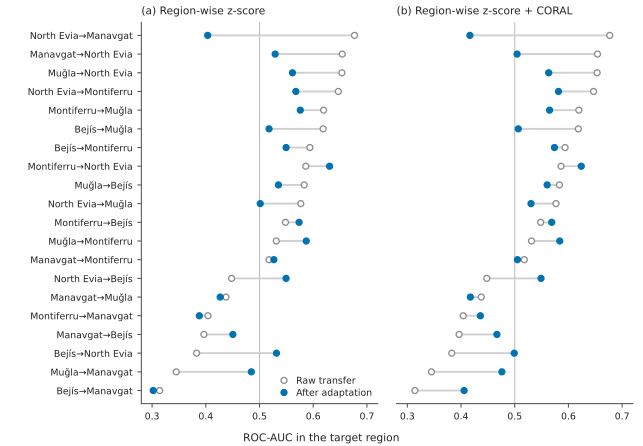

Generate this figure with Python:
#!/usr/bin/env python3
"""Figure 5 - label-free adaptation moves transfer toward chance (2026-10-23 redraw).

IJWF copy (2026-11-11) of paper/figures/fig5_adaptation.py, which is left as it is. The data and the
asserts are those of the shared script and of the shared _conservation_common.py and are read from
the shared paths. Changed for the publisher's figure guide: 8 pt and 7 pt text and 0.8 pt axis lines
(_style_ijwf.py), and sentence case in the two legend entries.
Writes fig5_adaptation.pdf, .svg, _preview.png and fig5_provenance.json next to this file.

All 20 ordered directions, sorted by raw transfer ROC-AUC. In each panel a row joins the raw
value (open grey circle) to the adapted value (filled blue dot): (a) region-wise z-score,
(b) CORAL after region-wise z-score. Neither method uses target labels.

The earlier version showed the 12 directions of the pipeline's gap decomposition with an
arrow to the better of the two methods, a choice that uses target labels, plus CORAL crosses
and within-region ticks; it is in the git history before 2026-10-23. The decomposition and its
asserts stay in _conservation_common.py and Section S4.2.

Data: paper/figures/data/fig_data_corrected.json. Asserts: all 60 values against Table S8
(via _conservation_common.py); the means, ranges and counts printed in 04 Section 3.5 and in
the caption.
"""
import json
import statistics
import sys
from pathlib import Path

import matplotlib
matplotlib.use("Agg")
import matplotlib.pyplot as plt

sys.dont_write_bytecode = True                    # nothing is written into paper/figures, not even bytecode
HERE = Path(__file__).resolve().parent            # paper/submissions/ijwf/figures: every output goes here
SHARED = HERE.parents[2] / "figures"              # paper/figures: read only
sys.path[:0] = [str(HERE), str(SHARED)]
from _layout_check import check as layout_check, assert_inside   # noqa: E402
from _conservation_common import DATA, B9, LABEL                 # noqa: E402  (its HERE is paper/figures)
import _style_ijwf as S                                          # noqa: E402

NAME = {**LABEL, "evia_2021_extended": "North Evia"}


def dirlabel(d):
    s, t = d.split("_to_")
    return f"{NAME[s]}→{NAME[t]}"

T = DATA["fig5"]
assert len(T) == 20
for _d, _row in T.items():                      # every plotted value as printed in Table S8
    for _k in ("raw", "zscore", "coral"):
        assert f"{_row[_k]:.3f}" == B9[_d][_k], (_d, _k)

MEAN = {k: statistics.mean(r[k] for r in T.values()) for k in ("raw", "zscore", "coral")}
CLOSER = {k: sum(abs(r[k] - 0.5) < abs(r["raw"] - 0.5) for r in T.values()) for k in ("zscore", "coral")}
# 04 Section 3.5: CORAL moved 16 of 20 closer to chance and the mean fell from 0.527 to 0.517;
# the caption adds the z-score count and mean
assert (f"{MEAN['raw']:.3f}", f"{MEAN['coral']:.3f}", f"{MEAN['zscore']:.3f}") == ("0.527", "0.517", "0.510"), MEAN
assert CLOSER == {"zscore": 13, "coral": 16}, CLOSER
RANGE = {k: (min(r[k] for r in T.values()), max(r[k] for r in T.values())) for k in ("zscore", "coral")}
assert tuple(f"{v:.3f}" for v in RANGE["zscore"]) == ("0.302", "0.630")
assert tuple(f"{v:.3f}" for v in RANGE["coral"]) == ("0.406", "0.624")

S.apply()
fig, axes = plt.subplots(1, 2, figsize=(S.WIDTH_MM * S.MM, 118 * S.MM), sharey=True)
order = sorted(T, key=lambda d: T[d]["raw"])
data_artists = []
for ax, (key, title) in zip(axes, (("zscore", "(a) Region-wise z-score"), ("coral", "(b) Region-wise z-score + CORAL"))):
    S.chance(ax)
    for y, d in enumerate(order):
        raw, ad = T[d]["raw"], T[d][key]
        seg, = ax.plot([raw, ad], [y, y], color="#CFCFCF", lw=1.4, solid_capstyle="butt", zorder=1)
        r, = ax.plot(raw, y, marker="o", ms=4.5, mfc="white", mec=S.GREY, mew=1.0, lw=0, zorder=2)
        a, = ax.plot(ad, y, marker="o", ms=4.5, color=S.BLUE, lw=0, zorder=3)
        data_artists += [(r, f"raw:{d}"), (a, f"{key}:{d}")]
    ax.set_title(title)
    ax.set_xlim(0.28, 0.72)
    ax.set_xticks([0.3, 0.4, 0.5, 0.6, 0.7])
    assert_inside(ax, f"Fig. 5 {key}", xs=[T[d][k] for d in order for k in ("raw", key)])
axes[0].set_yticks(range(len(order)), [dirlabel(d) for d in order])
axes[0].set_ylim(-0.7, len(order) - 0.3)
axes[1].tick_params(axis="y", left=False)
axes[1].spines["left"].set_visible(False)

handles = [plt.Line2D([], [], marker="o", ms=4.5, mfc="white", mec=S.GREY, mew=1.0, lw=0),
           plt.Line2D([], [], marker="o", ms=4.5, color=S.BLUE, lw=0)]
axes[0].legend(handles, ["Raw transfer", "After adaptation"], loc="lower right",
               handletextpad=0.3, labelspacing=0.3, borderaxespad=0.2)
fig.supxlabel("ROC-AUC in the target region", fontsize=S.FS_BODY, y=0.005)
fig.subplots_adjust(left=0.22, right=0.985, top=0.95, bottom=0.095, wspace=0.08)

problems = layout_check(fig, "Fig. 5 - adaptation", min_gap_pt=2.0, min_font_pt=S.FS_SMALL,
                        data_artists=data_artists)
sizes = S.font_sizes(fig)
S.save(fig, HERE, "fig5_adaptation")

(HERE / "fig5_provenance.json").write_text(json.dumps({
    "figure": "Fig. 5 - label-free adaptation moves transfer toward chance, IJWF package",
    "script": "paper/submissions/ijwf/figures/fig5_adaptation.py",
    "source": "copy of paper/figures/fig5_adaptation.py with the same data and asserts",
    "ijwf_changes": "8 pt and 7 pt text, 0.8 pt axis lines; sentence case: Raw transfer, After adaptation",
    "data": {"path": "paper/figures/data/fig_data_corrected.json",
             "sha256": __import__("hashlib").sha256(
                 (SHARED / "data" / "fig_data_corrected.json").read_bytes()).hexdigest(),
             "note": "step10_metrics.json of all 10 pairs, corrected-label overlay; sha256 inside"},
    "asserts": "all 60 plotted values equal Table S8 at 3 dp; means raw 0.527, z-score 0.510, "
               "CORAL 0.517; 13 (z-score) and 16 (CORAL) of 20 directions closer to chance; ranges "
               "0.302-0.630 and 0.406-0.624; the decomposition asserts in _conservation_common.py",
    "design": "2026-10-23 redraw: 20 directions, raw (open grey) to adapted (filled blue), one panel per "
              "method; no target-label choice of method",
    "canvas_mm": [S.WIDTH_MM, 118],
    "font_pt": {"body": S.FS_BODY, "minimum": S.FS_SMALL, "used": sizes},
    "layout_check": f"paper/figures/_layout_check.py; {len(problems)} problems at build time",
    "environment": f"matplotlib {matplotlib.__version__}",
}, indent=1, ensure_ascii=False), encoding="utf-8")
print(f"fig5 written; closer to chance {CLOSER}; means { {k: round(v, 3) for k, v in MEAN.items()} }")
